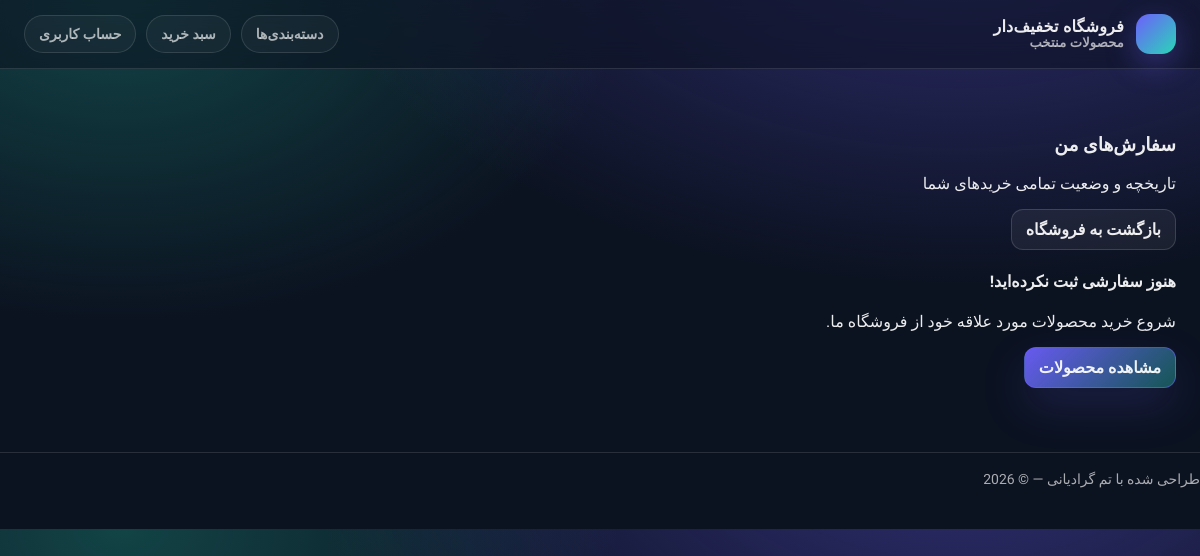
Before: /order/order_list/ (signed in) with the older database file.
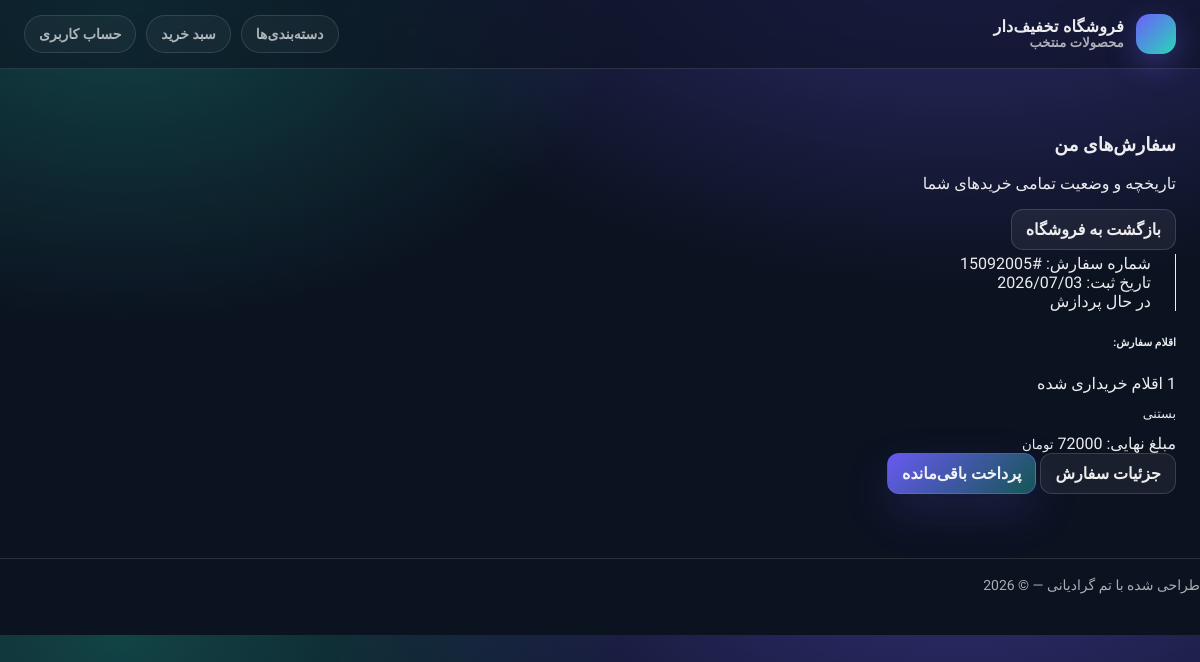
After: the same page with the newer database file.
### order/models.py (models this page shows, shortened)
class Order(models.Model):
    Product_status = (
        ('در حال پردازش', 'در حال پردازش'),
        ('آماده برای ارسال', 'آماده برای ارسال'),
        ('محصول ارسال شد', 'محصول ارسال شد'),
        ('تحویل پست داده شد', 'تحویل پست داده شد'),
        ('محصول به مشتری تحویل داده شد', 'محصول به مشتری تحویل داده شد'),
        ('لغو توسط مشتری', 'لغو توسط مشتری'),
        ('لغو توسط فروشنده', 'لغو توسط فروشنده'),
        ('مرحوع شد', 'مرحوع شد')
    )
    user = models.ForeignKey(User, related_name='users', on_delete=models.SET_NULL, null=True, verbose_name='کاربر')
    address_user = models.ForeignKey(AddressUser, related_name='address_user', on_delete=models.SET_NULL, null=True,
                                     verbose_name='آدرس')
    total_amount = models.DecimalField(max_digits=10, decimal_places=0, verbose_name='قیمت کل')
    discount_amount = models.DecimalField(max_digits=10, decimal_places=0, default=0, verbose_name='بعد تخفیف')
    final_amount = models.DecimalField(max_digits=10, decimal_places=0, verbose_name='قیمت نهای')
    post_price = models.DecimalField(max_digits=10, default=0, decimal_places=0, null=True, blank=True,
                                     verbose_name='هزینه پستی')
    transaction_id = models.CharField(max_length=100,unique=True, blank=True, null=True, verbose_name='کد پیگیری')
    payment = models.BooleanField(default=False, verbose_name='پرداخت')
    status = models.CharField(choices=Product_status, default='در حال پردازش', verbose_name='وضعیت سفارش')
    created = models.DateTimeField(auto_now_add=True)
    updated = models.DateTimeField(auto_now=True)
    class Meta:
        ordering = ['-created']
        indexes = [
            models.Index(fields=['-created'])
        ]
        verbose_name_plural = 'سفارش ها'

class OrderItem(models.Model):
    order = models.ForeignKey(Order, on_delete=models.CASCADE, related_name='items', verbose_name='سفارش')
    product = models.ForeignKey(Product, on_delete=models.CASCADE, verbose_name='مخصولات')
    quantity = models.PositiveIntegerField(default=1, verbose_name='مقدار محصول')
    price_at_purchase = models.DecimalField(max_digits=12, decimal_places=0, verbose_name='قیمت زمان خرید')
    class Meta:
        verbose_name_plural = 'آیتم سفارش ها'

### catalog/models.py (models this page shows, shortened)
class Product(models.Model):
    category = models.ForeignKey(Category, on_delete=models.CASCADE, related_name='products', verbose_name="category")
    name = models.CharField(max_length=100, verbose_name="اسم")
    slug = models.SlugField(max_length=100, unique=True, verbose_name="slug")
    description = models.TextField(verbose_name="توضیحات")
    price = models.PositiveIntegerField(default=0, verbose_name="قیمت")
    inventory = models.PositiveIntegerField(default=0, verbose_name="مقدار")
    weight = models.PositiveIntegerField(default=0, verbose_name="وزن")
    created_at = models.DateTimeField(auto_now_add=True)
    updated_at = models.DateTimeField(auto_now=True)
    class Meta:
        verbose_name_plural = "Products"
        ordering = ["name"]
        indexes = [
            models.Index(fields=['name', 'id']),
            models.Index(fields=['slug']),
            models.Index(fields=['created_at']),
        ]

### order/views.py (the view)
# urls.py: path('order_list/', views.OrderListView.as_view(), name='order_list'),
class OrderListView(LoginRequiredMixin, generic.ListView):
    model = Order
    context_object_name = "orders"
    template_name = 'order/order_list.html'
    def get_queryset(self):
        return Order.objects.filter(user=self.request.user).order_by('-created')

### cart/context_processors.py (called while the page is built)
def cart(request):
    return {'cart': Cart(request)}

### order/templates/order/order_list.html (shortened to what the changed rows need)
{% extends 'parent/base.html' %}
{% load static %}
{% block content %}
<div class="container py-5">
    {% if orders %}
        <div class="row">
            <div class="col-12">
                {% for order in orders %}
                <div class="card border-0 shadow-sm rounded-4 mb-4 overflow-hidden">
                    <div class="{% if order.status == 'در حال پردازش' %}bg-warning{% elif order.status == 'ارسال شده' %}bg-success{% elif order.status == 'لغو شده' %}bg-danger{% else %}bg-primary{% endif %}" style="height: 4px;"></div>
                    <div class="card-body p-4">
                        <div class="row align-items-center">
                            <div class="col-md-4 border-end-md">
                                <div class="d-flex align-items-center mb-2">
                                    <span class="text-muted small me-2">شماره سفارش:</span>
                                    <span class="fw-bold text-dark">#{{ order.transaction_id }}</span>
                                </div>
                                <div class="d-flex align-items-center mb-3">
                                    <span class="text-muted small me-2">تاریخ ثبت:</span>
                                    <span class="text-dark">{{ order.created|date:"Y/m/d" }}</span>
                                </div>
                                <div>
                                    <span class="badge {% if order.status == 'در حال پردازش' %}bg-warning text-dark{% elif order.status == 'ارسال شده' %}bg-success{% elif order.status == 'لغو شده' %}bg-danger{% else %}bg-primary{% endif %} rounded-pill px-3">
                                        {{ order.status }}
                                    </span>
                                </div>
                            </div>
                            <div class="col-md-5 px-md-4">
                                <h6 class="small text-muted mb-3">اقلام سفارش:</h6>
                                <div class="d-flex align-items-center mb-2">
                                    <span class="badge bg-light text-dark border me-2">{{ order.items.count }}</span>
                                    <span class="text-dark small">اقلام خریداری شده</span>
                                </div>
                                <p class="text-muted extra-small mb-0">
                                    {% for item in order.items.all %}
                                        {{ item.product.name }}{% if not forloop.last %}، {% endif %}
                                    {% endfor %}
                                </p>
                            </div>
                            <div class="col-md-3 text-md-end mt-3 mt-md-0">
                                <div class="mb-3">
                                    <span class="text-muted small d-block">مبلغ نهایی:</span>
                                    <span class="h5 fw-bold text-primary">{{ order.final_amount|floatformat:0 }} <small>تومان</small></span>
                                </div>
                                <div class="d-grid gap-2 d-md-block">
                                    <a href="{% url 'order:order_detail' order.id %}" class="btn btn-light btn-sm rounded-3 border">
                                        جزئیات سفارش
                                    </a>
                                    {% if not order.payment %}
                                        <a href="" class="btn btn-primary btn-sm rounded-3">
                                            پرداخت باقی‌مانده
                                        </a>
                                    {% endif %}
                                </div>
                            </div>
                        </div>
                    </div>
                </div>
                {% endfor %}
            </div>
        </div>
    {% else %}
        <div class="text-center py-5">
            <h4 class="text-dark fw-bold">هنوز سفارشی ثبت نکرده‌اید!</h4>
            <p class="text-muted mb-4">شروع خرید محصولات مورد علاقه خود از فروشگاه ما.</p>
            <a href="{% url 'catalog:product_list' %}" class="btn btn-primary px-5 py-2 rounded-pill shadow-sm">
                مشاهده محصولات
            </a>
        </div>
    {% endif %}
</div>
{% endblock %}

Changed rows visible on the page:
added Order: transaction_id "15092005", created "2026/07/03", status "در حال پردازش", items.count "1", payment "پرداخت باقی‌مانده"
added OrderItem: product.name "بستنی"
Other visible differences:
text no longer shown: "هنوز سفارشی ثبت نکرده‌اید! شروع خرید محصولات مورد علاقه خود از فروشگاه ما. مشاهده محصولات"
